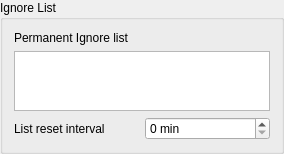
        <widget class="QGroupBox" name="groupBox_13">
         <property name="title">
          <string>Ignore List</string>
         </property>
         <layout class="QGridLayout" name="gridLayout_ignore_list">
          <item row="2" column="1">
           <widget class="QSpinBox" name="sb_ignoreListReset">
            <property name="suffix">
             <string> min</string>
            </property>
            <property name="maximum">
             <number>999</number>
            </property>
           </widget>
          </item>
          <item row="2" column="0">
           <widget class="QLabel" name="label_21">
            <property name="text">
             <string>List reset interval </string>
            </property>
           </widget>
          </item>
          <item row="1" column="0" colspan="2">
           <widget class="QTextEdit" name="te_permIgnoreList">
            <property name="sizePolicy">
             <sizepolicy hsizetype="Expanding" vsizetype="Minimum">
              <horstretch>0</horstretch>
              <verstretch>0</verstretch>
             </sizepolicy>
            </property>
            <property name="maximumSize">
             <size>
              <width>16777215</width>
              <height>60</height>
             </size>
            </property>
            <property name="toolTip">
             <string>&lt;html&gt;&lt;head/&gt;&lt;body&gt;&lt;p&gt;These callsigns will be copied to the Ignore List on startup.&lt;/p&gt;&lt;/body&gt;&lt;/html&gt;</string>
            </property>
           </widget>
          </item>
          <item row="0" column="0" colspan="2">
           <widget class="QLabel" name="label_20">
            <property name="text">
             <string>Permanent Ignore list</string>
            </property>
           </widget>
          </item>
         </layout>
        </widget>
